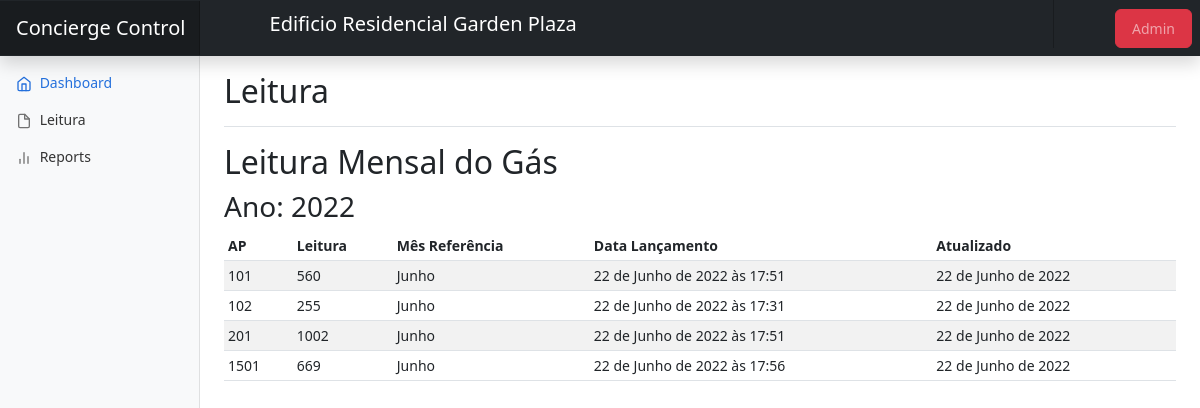
/leitura, run on the app's committed database.
### app_controleGas/models.py (models this page shows, shortened)
class Base(models.Model):
    criado = models.DateField('Criado', auto_now_add=True)
    atualizado = models.DateField('Atualizado', auto_now=True)
    ativo = models.BooleanField('Ativo', default=True)
    class Meta:
        abstract = True

class Leitura(Base):
    MES_CHOICES = (
        ('Janeiro', 'Janeiro'),
        ('Fevereiro', 'Fevereiro'),
        ('Março', 'Março'),
        ('Abril', 'Abril'),
        ('Maio', 'Maio'),
        ('Junho', 'Junho'),
        ('Julho', 'Julho'),
        ('Agosto', 'Agosto'),
        ('Setembro', 'Setembro'),
        ('Outubro', 'Outubro'),
        ('Novembro', 'Novembro'),
        ('Dezembro', 'Dezembro'),
    )
    apartamento = models.ForeignKey('app_controleGas.Apartamento', verbose_name='Apartamento', on_delete=models.CASCADE)
    data = models.DateTimeField('Data do Lançameto', auto_now_add=True)
    mes = models.CharField('Mês Referência', max_length=20, choices=MES_CHOICES, default='Falta Preencher...')
    leitura = models.IntegerField('Leitura', default=0)
    class Meta:
        verbose_name = 'Leitura'
        verbose_name_plural = 'Leiuras'

class Apartamento(Base):
    apartamento = models.CharField('Apartamento', max_length=4)
    class Meta:
        verbose_name = 'Apartamento'
        verbose_name_plural = 'Apartamentos'
    def __str__(self):
        return self.apartamento

### app_controleGas/views.py (the view)
# urls.py: path('leitura', LeituraView.as_view(), name='leitura'),
class LeituraView(TemplateView):
    template_name = 'leitura.html'
    def get_context_data(self, **kwargs):
        context = super(LeituraView, self).get_context_data(**kwargs)
        context['leitura'] = Leitura.objects.order_by('data').all().reverse().order_by('apartamento').reverse()
        return context

### app_controleGas/templates/leitura.html (shortened to what this page needs)
<!doctype html>
<html lang="pt-br">
<head>
  <link href="../../static/assets/dist/css/bootstrap.min.css" rel="stylesheet">
  <link href="../static/css/dashboard.css" rel="stylesheet">
</head>
<body>
  <header class="navbar navbar-dark sticky-top bg-dark flex-md-nowrap p-0 shadow">
    <a class="navbar-brand col-md-3 col-lg-2 me-0 px-3 fs-12" href="#">Concierge Control</a>
    <h1 class="navbar-brand bg-dark col-md-3 col-lg-8 me-0 px-3 fs-12">Edificio Residencial Garden Plaza</h1>
    <div class="navbar-nav">
      <div class="nav-item text-nowrap">
        <a class="nav-link px-3 btn btn-danger m-2" href="#">Admin</a>
      </div>
    </div>
  </header>
  <div class="container-fluid">
    <div class="row">
      <nav id="sidebarMenu" class="col-md-3 col-lg-2 d-md-block bg-light sidebar collapse">
        <div class="position-sticky pt-3">
          <ul class="nav flex-column">
            <li class="nav-item">
              <a class="nav-link active" aria-current="page" href="/">
                <span data-feather="home" class="align-text-bottom"></span>
                Dashboard
              </a>
            </li>
            <li class="nav-item">
              <a class="nav-link" href="/leitura">
                <span data-feather="file" class="align-text-bottom"></span>
                Leitura
              </a>
            </li>
            <li class="nav-item">
              <a class="nav-link" href="/">
                <span data-feather="bar-chart-2" class="align-text-bottom"></span>
                Reports
              </a>
            </li>
          </ul>
        </div>
      </nav>
      <main class="col-md-9 ms-sm-auto col-lg-10 px-md-4">
        <div
          class="d-flex justify-content-between flex-wrap flex-md-nowrap align-items-center pt-3 pb-2 mb-3 border-bottom">
          <h1 class="h2">Leitura</h1>
        </div>
        <h2>Leitura Mensal do Gás</h2>
        <div class="table-responsive">
          <h3>Ano: 2022</h3>
          <table class="table table-striped table-sm">
            <thead>
              <tr>
                <th scope="col">AP</th>
                <th scope="col">Leitura</th>
                <th scope="col">Mês Referência</th>
                <th scope="col">Data Lançamento</th>
                <th scope="col">Atualizado</th>
              </tr>
            </thead>
            <tbody>
              {% for l in leitura %}
              <tr>
                <td>{{l.apartamento}}</td>
                <td>{{l.leitura}}</td>
                <td>{{l.mes}}</td>
                <td>{{l.data}}</td>
                <td>{{l.atualizado}}</td>
              </tr>
              {% endfor %}
            </tbody>
          </table>
        </div>
      </main>
    </div>
  </div>
</body>
</html>

### app_controleGas/static/css/dashboard.css (style rules this page uses)
body { font-size: .875rem; }
.feather { width: 16px; height: 16px; }
.sidebar { position: fixed; top: 0; bottom: 0; left: 0; z-index: 100; padding: 48px 0 0; box-shadow: inset -1px 0 0 rgba(0, 0, 0, .1); }
.sidebar .nav-link { font-weight: 500; color: #333; }
.sidebar .nav-link .feather { margin-right: 4px; color: #727272; }
.sidebar .nav-link.active { color: #2470dc; }
.sidebar .nav-link:hover .feather, .sidebar .nav-link.active .feather { color: inherit; }
.navbar-brand { padding-top: .75rem; padding-bottom: .75rem; background-color: rgba(0, 0, 0, .25); box-shadow: inset -1px 0 0 rgba(0, 0, 0, .25); }

### data on the page
Leitura: apartamento "101", leitura "560", mes "Junho", data "22 de Junho de 2022 às 17:51", atualizado "22 de Junho de 2022"
Leitura: apartamento "102", leitura "255", mes "Junho", data "22 de Junho de 2022 às 17:31", atualizado "22 de Junho de 2022"
Leitura: apartamento "201", leitura "1002", mes "Junho", data "22 de Junho de 2022 às 17:51", atualizado "22 de Junho de 2022"
Leitura: apartamento "1501", leitura "669", mes "Junho", data "22 de Junho de 2022 às 17:56", atualizado "22 de Junho de 2022"
